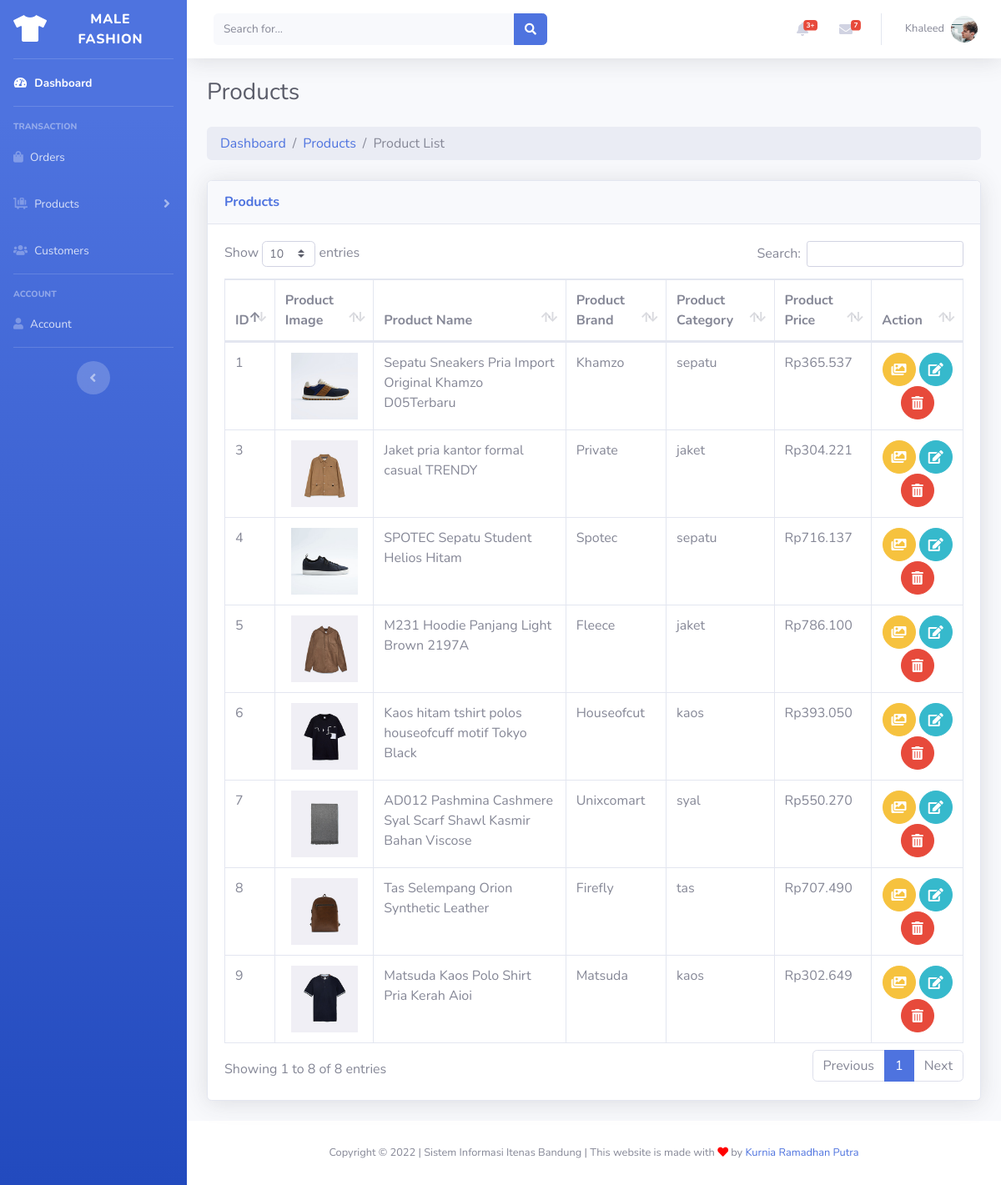
Screenshot of /admin/products.php (signed in) with the database file from the repository.
### tables this page shows
CREATE TABLE IF NOT EXISTS `products` (
  `product_id` int(11) NOT NULL AUTO_INCREMENT,
  `product_name` varchar(100) DEFAULT NULL,
  `product_brand` varchar(100) DEFAULT NULL,
  `product_category` varchar(100) DEFAULT NULL,
  `product_description` varchar(255) DEFAULT NULL,
  `product_criteria` varchar(50) DEFAULT NULL,
  `product_image1` varchar(100) DEFAULT NULL,
  `product_image2` varchar(100) DEFAULT NULL,
  `product_image3` varchar(100) DEFAULT NULL,
  `product_image4` varchar(100) DEFAULT NULL,
  `product_price` decimal(10,2) DEFAULT NULL,
  `special_offer` decimal(10,2) DEFAULT NULL,
  `product_color` varchar(50) DEFAULT NULL,
  PRIMARY KEY (`product_id`)
);

### admin/products.php (the view, shortened to what this page needs)
<?php include('layouts/header.php'); ?>
<?php
    $query_products = "SELECT * FROM products";
    $stmt_products = $conn->prepare($query_products);
    $stmt_products->execute();
    $products = $stmt_products->get_result();
    $kurs_dollar = 15722;
    function setRupiah($price)
    {
        $result = "Rp".number_format($price, 0, ',', '.');
        return $result;
    }
?>
<div class="container-fluid">
    <h1 class="h3 mb-2 text-gray-800">Products</h1>
    <nav class="mt-4 rounded" aria-label="breadcrumb">
        <ol class="breadcrumb px-3 py-2 rounded mb-4">
            <li class="breadcrumb-item"><a href="index.php">Dashboard</a></li>
            <li class="breadcrumb-item"><a href="products.php">Products</a></li>
            <li class="breadcrumb-item active">Product List</li>
        </ol>
    </nav>
    <div class="card shadow mb-4">
        <div class="card-header py-3">
            <h6 class="m-0 font-weight-bold text-primary">Products</h6>
        </div>
        <div class="card-body">
            <div class="table-responsive">
                <table class="table table-bordered" id="dataTable" width="100%" cellspacing="0">
                    <thead>
                        <tr>
                            <th>ID</th>
                            <th>Product Image</th>
                            <th>Product Name</th>
                            <th>Product Brand</th>
                            <th>Product Category</th>
                            <th>Product Price</th>
                            <th>Action</th>
                        </tr>
                    </thead>
                    <tbody>
                        <?php foreach ($products as $product) { ?>
                            <tr>
                                <td><?php echo $product['product_id']; ?></td>
                                <td class="text-center"><img title="product_image" src="<?php echo '../img/product/' . $product['product_image1']; ?>" style="width: 80px; height: 80px;" /></td>
                                <td><?php echo $product['product_name']; ?></td>
                                <td><?php echo $product['product_brand']; ?></td>
                                <td><?php echo $product['product_category']; ?></td>
                                <td><?php echo setRupiah(($product['product_price'] * $kurs_dollar)); ?></td>
                                <td class="text-center">
                                    <a href="<?php echo 'edit_image.php?product_id=' . $product['product_id'] . '&product_name=' . $product['product_name']; ?>" class="btn btn-warning btn-circle">
                                        <i class="fas fa-images"></i>
                                    </a>
                                    <a href="edit_product.php?product_id=<?php echo $product['product_id']; ?>" class="btn btn-info btn-circle">
                                        <i class="fas fa-edit"></i>
                                    </a>
                                    <a href="delete_product.php?product_id=<?php echo $product['product_id']; ?>" class="btn btn-danger btn-circle">
                                        <i class="fas fa-trash-alt"></i>
                                    </a>
                                </td>
                            </tr>
                        <?php } ?>
                    </tbody>
                </table>
            </div>
        </div>
    </div>
</div>
<?php include('layouts/footer.php'); ?>

### rows the page displays
products: product_id "1", product_image1 (picture), product_name "Sepatu Sneakers Pria Import Original Khamzo D05Terbaru", product_brand "Khamzo", product_category "sepatu", setRupiah(($product['product_price']*$kurs_dollar)) "Rp365.537"
products: product_id "3", product_image1 (picture), product_name "Jaket pria kantor formal casual TRENDY", product_brand "Private", product_category "jaket", setRupiah(($product['product_price']*$kurs_dollar)) "Rp304.221"
products: product_id "4", product_image1 (picture), product_name "SPOTEC Sepatu Student Helios Hitam", product_brand "Spotec", product_category "sepatu", setRupiah(($product['product_price']*$kurs_dollar)) "Rp716.137"
products: product_id "5", product_image1 (picture), product_name "M231 Hoodie Panjang Light Brown 2197A", product_brand "Fleece", product_category "jaket", setRupiah(($product['product_price']*$kurs_dollar)) "Rp786.100"
products: product_id "6", product_image1 (picture), product_name "Kaos hitam tshirt polos houseofcuff motif Tokyo Black", product_brand "Houseofcut", product_category "kaos", setRupiah(($product['product_price']*$kurs_dollar)) "Rp393.050"
products: product_id "7", product_image1 (picture), product_name "AD012 Pashmina Cashmere Syal Scarf Shawl Kasmir Bahan Viscose", product_brand "Unixcomart", product_category "syal", setRupiah(($product['product_price']*$kurs_dollar)) "Rp550.270"
products: product_id "8", product_image1 (picture), product_name "Tas Selempang Orion Synthetic Leather", product_brand "Firefly", product_category "tas", setRupiah(($product['product_price']*$kurs_dollar)) "Rp707.490"
products: product_id "9", product_image1 (picture), product_name "Matsuda Kaos Polo Shirt Pria Kerah Aioi", product_brand "Matsuda", product_category "kaos", setRupiah(($product['product_price']*$kurs_dollar)) "Rp302.649"

### other values shown
$_SESSION['admin_name'] "Khaleed"
